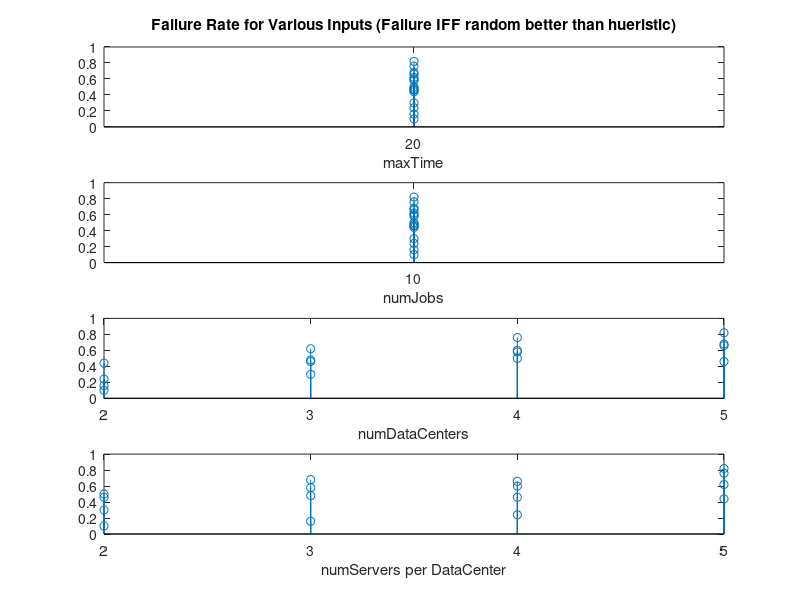
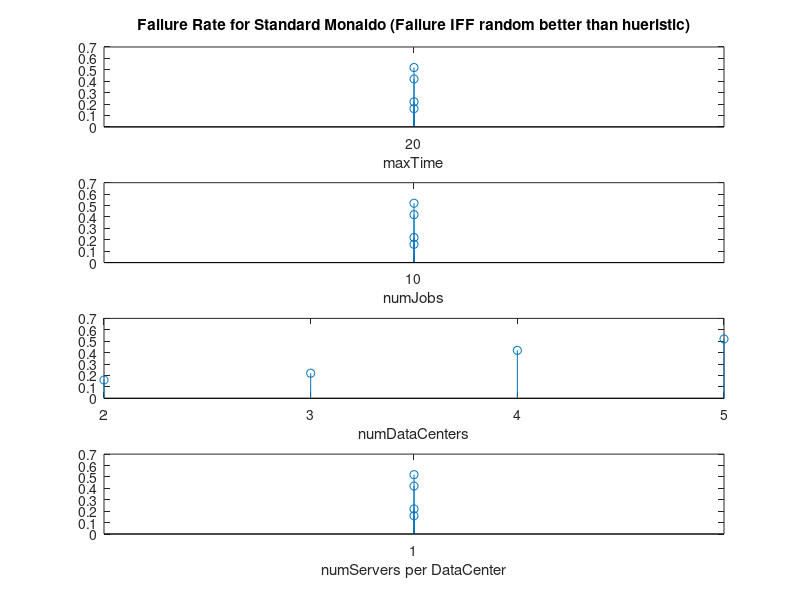

The MATLAB source for these figures, in order:
%% load Data
load('experiment3.mat');

%% All
mod = (Inputs(:,4) ~= 1);
figure

subplot(4,1,1);
stem(Inputs(mod,1),FailureRate(mod));
title('Failure Rate for Various Inputs (Failure IFF random better than hueristic)');
xlabel('maxTime');
set(gca, 'XTick', unique(Inputs(:,1)));

subplot(4,1,2);
stem(Inputs(mod,2),FailureRate(mod));
xlabel('numJobs');
set(gca, 'XTick', unique(Inputs(:,2)));

subplot(4,1,3);
stem(Inputs(mod,3),FailureRate(mod));
xlabel('numDataCenters');
set(gca, 'XTick', unique(Inputs(:,3)));

subplot(4,1,4);
stem(Inputs(mod,4),FailureRate(mod));
xlabel('numServers per DataCenter');
set(gca, 'XTick', unique(Inputs(:,4)));

%% Standard Monaldo
std = (Inputs(:,4) == 1);

figure

subplot(4,1,1);
stem(Inputs(std,1),FailureRate(std));
title('Failure Rate for Standard Monaldo (Failure IFF random better than hueristic)');
xlabel('maxTime');
set(gca, 'XTick', unique(Inputs(:,1)));

subplot(4,1,2);
stem(Inputs(std,2),FailureRate(std));
xlabel('numJobs');
set(gca, 'XTick', unique(Inputs(:,2)));

subplot(4,1,3);
stem(Inputs(std,3),FailureRate(std));
xlabel('numDataCenters');
set(gca, 'XTick', unique(Inputs(:,3)));

subplot(4,1,4);
stem(Inputs(std,4),FailureRate(std));
xlabel('numServers per DataCenter');
set(gca, 'XTick', unique(Inputs(:,4)));
